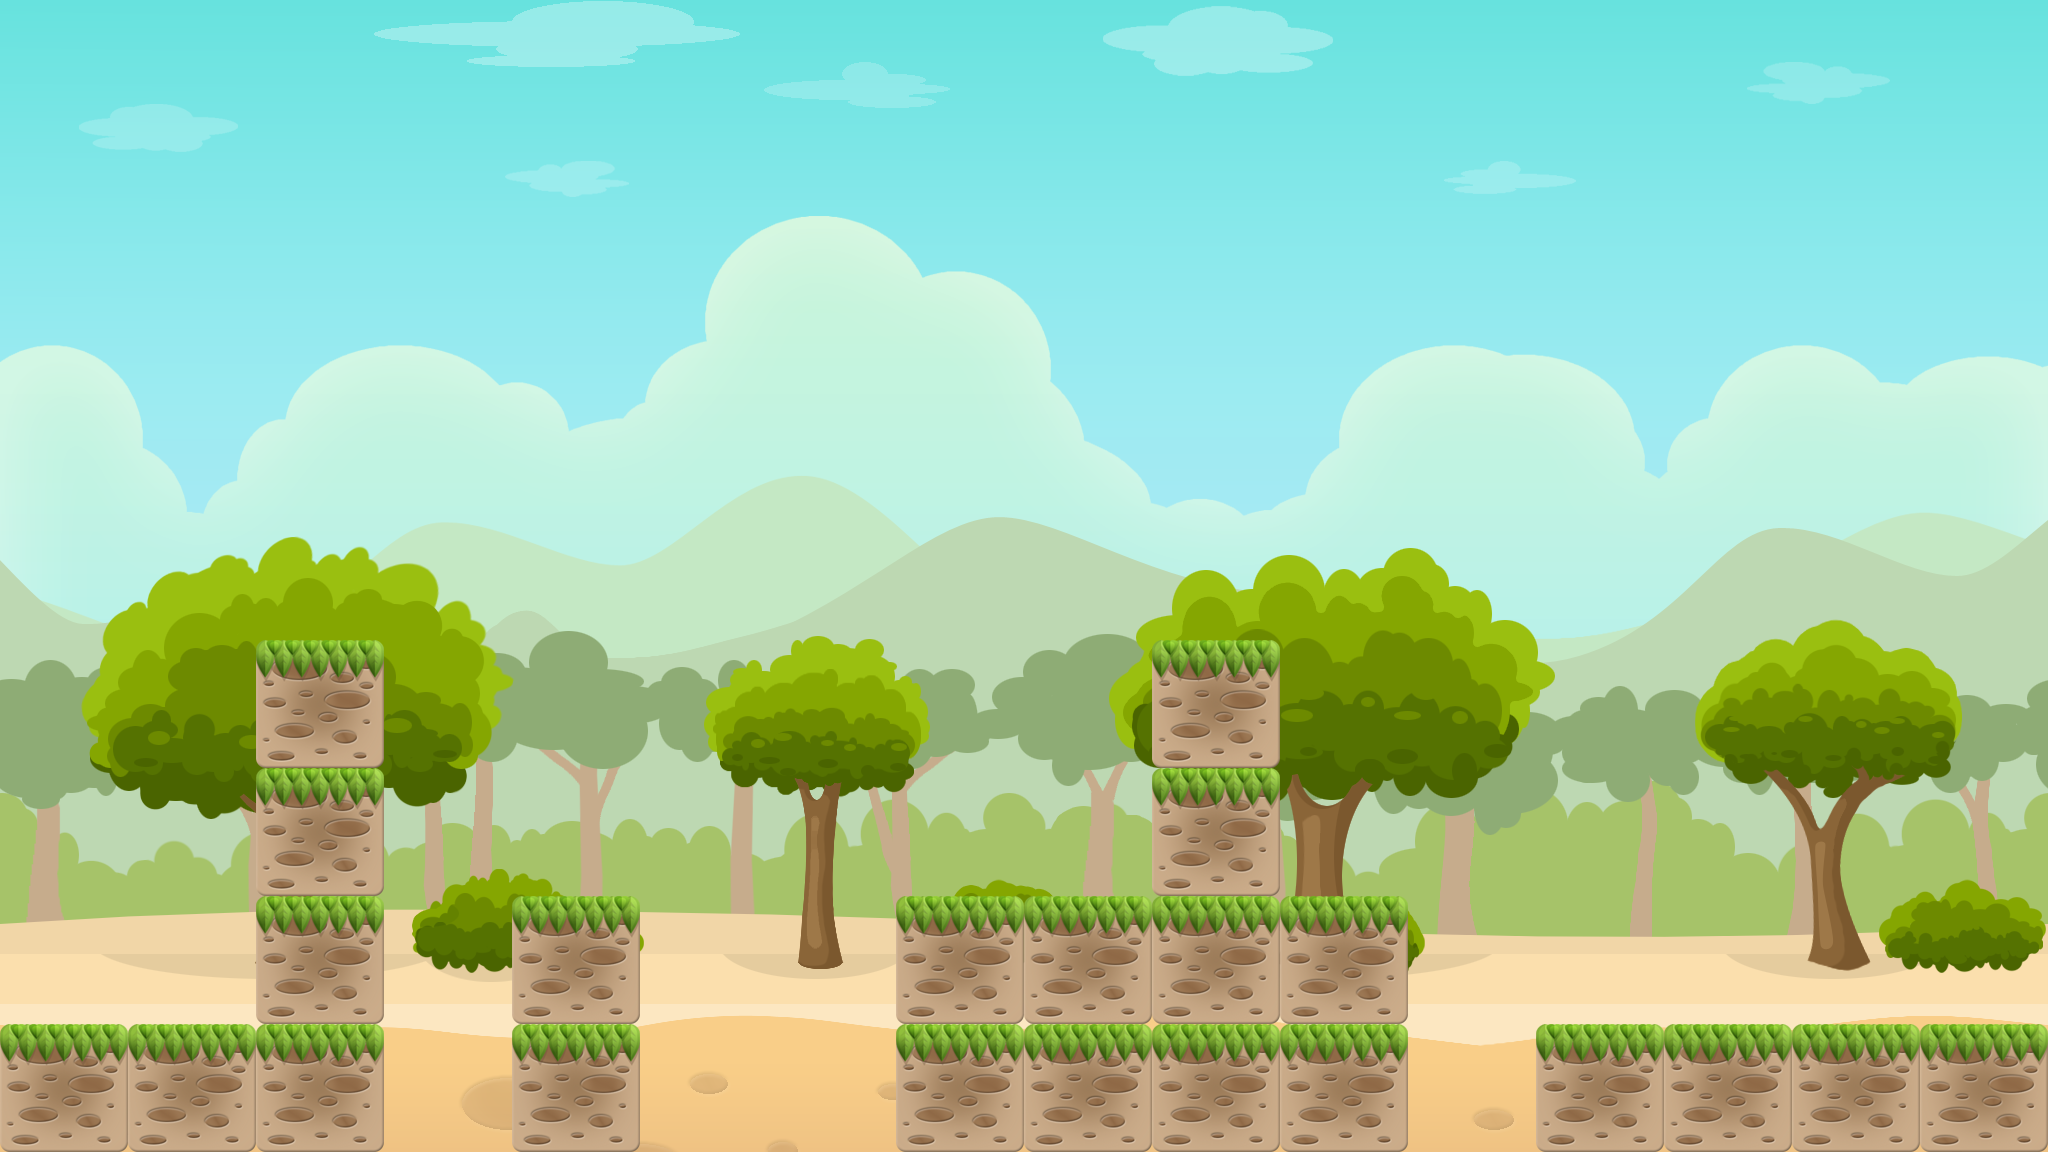

The image is a tile-based game level rendered from a .tmx file. Its description and complete source (layers, tilesets, objects, tile grids) follow:
An orthogonal 16x9 tile map with 128x128 px tiles, 1 tile layer (Tile Layer 1), 1 image layer and 6 objects.

<map version="1.0" tiledversion="1.1.3" orientation="orthogonal" renderorder="right-down" width="16" height="9" tilewidth="128" tileheight="128" infinite="0" nextobjectid="8">
 <tileset firstgid="1" source="level1.tsx" />
 <imagelayer name="Image Layer 1" offsetx="0" offsety="-200">
  <image source="parallax background3.png" width="2048" height="1546" />
 </imagelayer>
 <layer name="Tile Layer 1" width="16" height="9">
  <data encoding="csv">
0,0,0,0,0,0,0,0,0,0,0,0,0,0,0,0,
0,0,0,0,0,0,0,0,0,0,0,0,0,0,0,0,
0,0,0,0,0,0,0,0,0,0,0,0,0,0,0,0,
0,0,0,0,0,0,0,0,0,0,0,0,0,0,0,0,
0,0,0,0,0,0,0,0,0,0,0,0,0,0,0,0,
0,0,1,0,0,0,0,0,0,1,0,0,0,0,0,0,
0,0,1,0,0,0,0,0,0,1,0,0,0,0,0,0,
0,0,1,0,1,0,0,1,1,1,1,0,0,0,0,0,
1,1,1,0,1,0,0,1,1,1,1,0,1,1,1,1
</data>
 </layer>
 <objectgroup name="Object Layer 1">
  <object id="1" x="0" y="1024" width="346" height="124" />
  <object id="2" x="256" y="642" width="128" height="506" />
  <object id="3" x="512" y="896" width="126" height="252" />
  <object id="4" x="896" y="898" width="508" height="254" />
  <object id="5" x="1152" y="640" width="126" height="370" />
  <object id="6" x="1536" y="1024" width="512" height="126" />
 </objectgroup>
</map>
